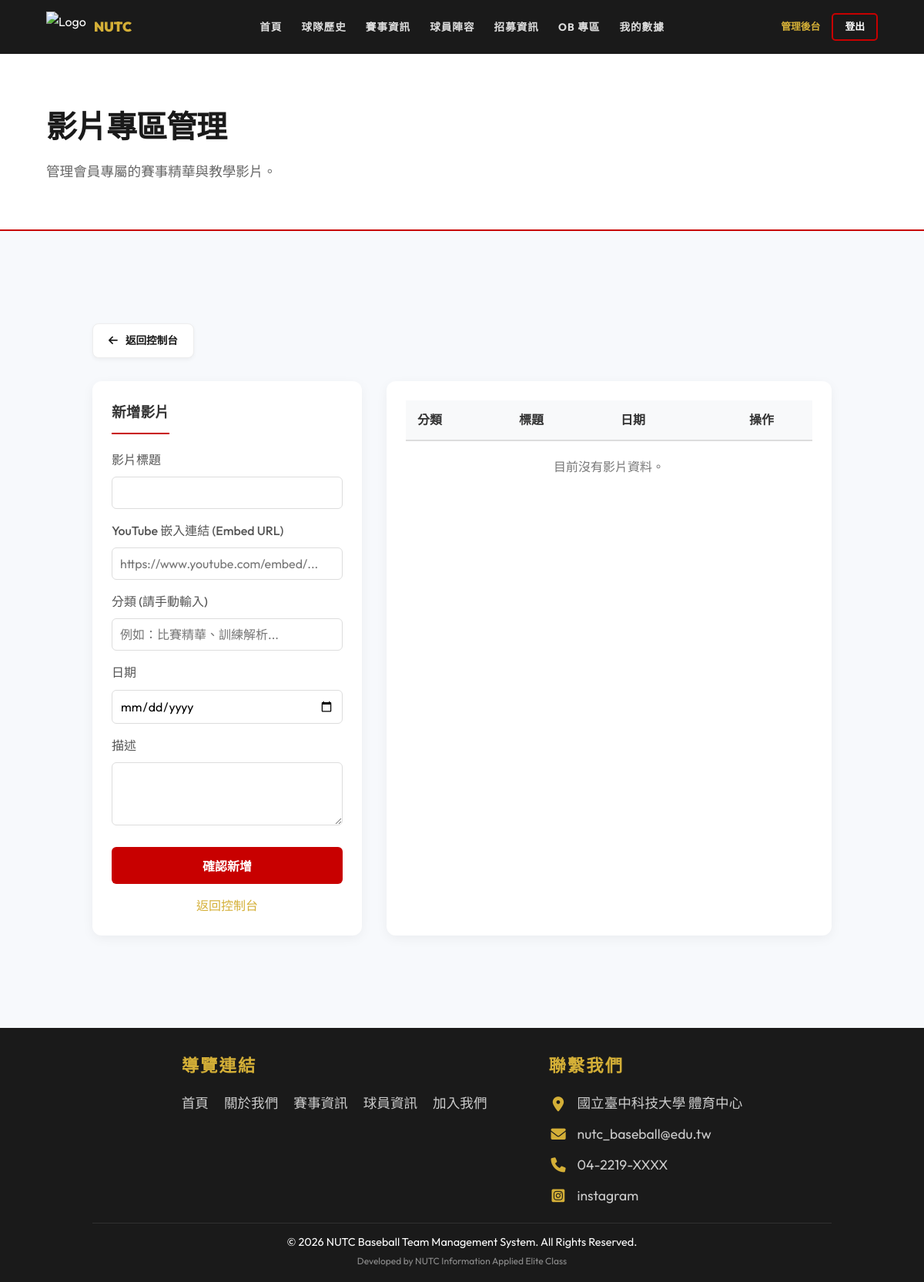
/admin_videos.php (signed in), run on an earlier commit of the app's database.
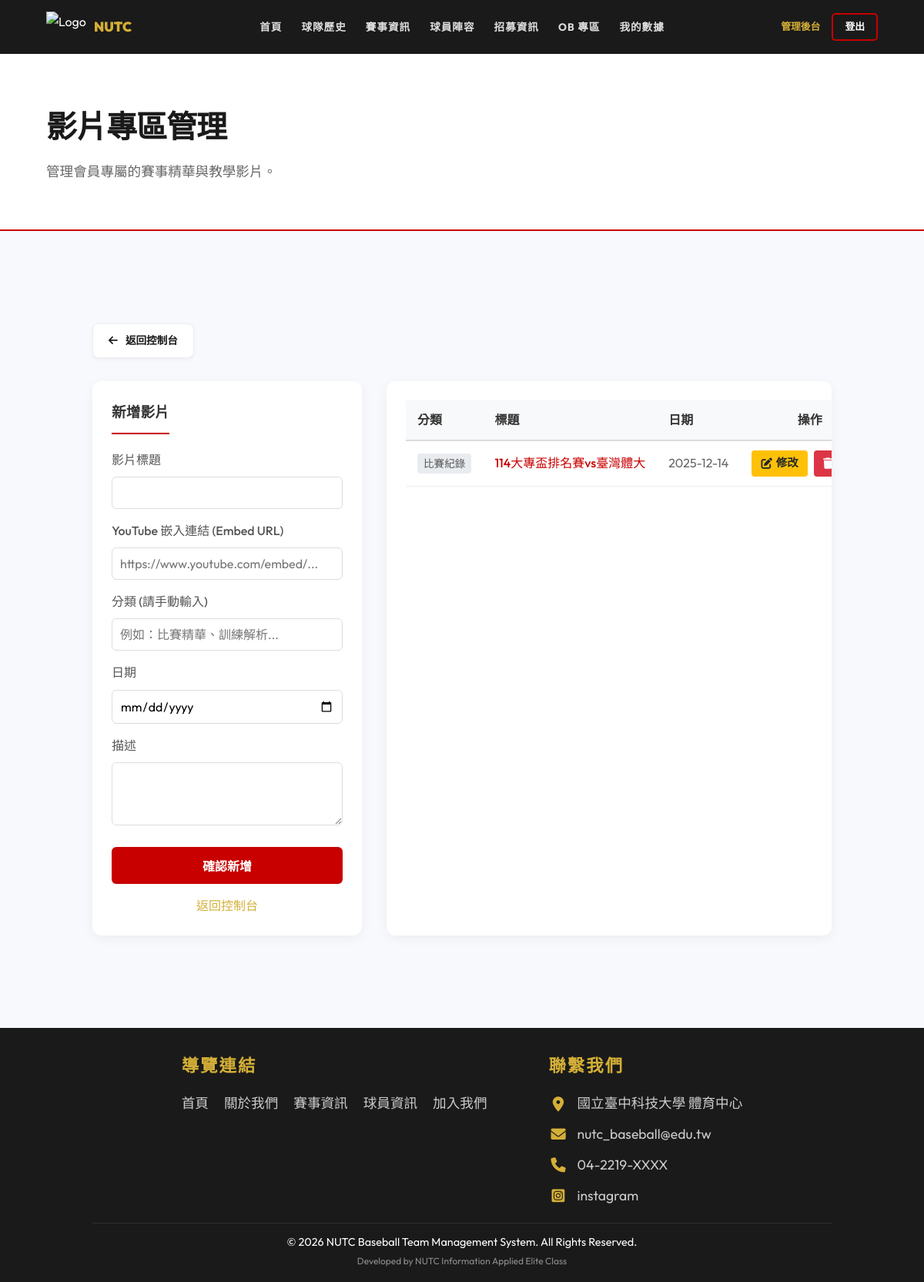
And on a later commit of the database.
### tables this page shows
CREATE TABLE `contact_us` (
  `id` int(11) NOT NULL,
  `icon_class` varchar(50) NOT NULL,
  `content_text` varchar(255) NOT NULL
);

CREATE TABLE `video` (
  `Video_id` int(11) NOT NULL COMMENT '影片唯一識別碼',
  `Team_Id` int(11) DEFAULT NULL COMMENT '關聯 Team.team_Id',
  `title` varchar(255) DEFAULT NULL COMMENT '影片標題',
  `description` text DEFAULT NULL COMMENT '描述',
  `url` varchar(255) DEFAULT NULL COMMENT 'YouTube 影片連結',
  `date` date DEFAULT NULL COMMENT '日期',
  `category` varchar(100) DEFAULT NULL COMMENT '分類'
);

### includes/Database.php (called while the page is built, shortened)
<?php
class Database {
    private $pdo;
    public function __construct() {
        $host = 'localhost';
        $db   = 'baseball_web';
        $user = 'root';
        $pass = '';
        $charset = 'utf8mb4';
        $dsn = "mysql:host=$host;port=3306;dbname=$db;charset=$charset";
        $options = [
            PDO::ATTR_ERRMODE            => PDO::ERRMODE_EXCEPTION,
            PDO::ATTR_DEFAULT_FETCH_MODE => PDO::FETCH_ASSOC,
            PDO::ATTR_EMULATE_PREPARES   => false,
        ];
        try {
            $this->pdo = new PDO($dsn, $user, $pass, $options);
        } catch (\PDOException $e) {
            throw new \PDOException($e->getMessage(), (int)$e->getCode());
        }
    }
    public function getAll($table) {
        $stmt = $this->pdo->query("SELECT * FROM `$table`");
        return $stmt->fetchAll();
    }
}

### includes/config.php (called while the page is built, shortened)
<?php
require_once 'Database.php';
$db = new Database();

### admin_videos.php (the view, shortened to what the changed rows need)
<?php
require_once 'includes/header.php';
$videos = $db->getAll('video');
?>
<div class="page-header">
    <h1>影片專區管理</h1>
</div>
<section>
    <div class="container">
        <div class="admin-players-layout" style="display: grid; grid-template-columns: 350px 1fr; gap: 2rem;">
            <div class="admin-list-card" style="background: white; border-radius: 12px; padding: 25px; box-shadow: 0 4px 15px rgba(0,0,0,0.05); overflow-x: auto;">
                <table class="admin-table" style="width: 100%; border-collapse: collapse;">
                    <thead>
                        <tr style="background: #f8f9fa; border-bottom: 2px solid #ddd;">
                            <th style="padding: 12px 15px; text-align: left; color: #333;">分類</th>
                            <th style="padding: 12px 15px; text-align: left; color: #333;">標題</th>
                            <th style="padding: 12px 15px; text-align: left; color: #333;">日期</th>
                            <th style="padding: 12px 15px; text-align: center; color: #333;">操作</th>
                        </tr>
                    </thead>
                    <tbody>
                        <?php if (empty($videos)): ?>
                        <tr>
                            <td colspan="4" style="padding: 20px; text-align: center; color: #777;">目前沒有影片資料。</td>
                        </tr>
                        <?php else: ?>
                            <?php foreach ($videos as $v): ?>
                                <tr style="border-bottom: 1px solid #eee; transition: background 0.3s; /* hover: background: #fdfdfd; */">
                                    <td style="padding: 12px 15px;"><span style="background: #e9ecef; padding: 4px 8px; border-radius: 4px; font-size: 0.85em; color: #555;"><?= htmlspecialchars($v['category']) ?></span></td>
                                    <td style="padding: 12px 15px; font-weight: 500; color: var(--primary);"><?= htmlspecialchars($v['title']) ?></td>
                                    <td style="padding: 12px 15px; color: #666;"><?= htmlspecialchars($v['date']) ?></td>
                                    <td style="padding: 12px 15px; text-align: center; white-space: nowrap;">
                                        <a href="admin_videos.php?edit_id=<?= $v['Video_id'] ?>" class="admin-action-btn admin-btn-edit"><i class="fas fa-edit"></i> 修改</a>
                                        <form method="POST" style="display: inline;" onsubmit="return confirm('確定要刪除這部影片嗎？')">
                                            <button type="submit" name="delete" class="admin-action-btn admin-btn-delete"><i class="fas fa-trash"></i> 刪除</button>
                                        </form>
                                    </td>
                                </tr>
                            <?php endforeach; ?>
                        <?php endif; ?>
                    </tbody>
                </table>
            </div>
        </div>
    </div>
</section>
<?php require_once 'includes/footer.php'; ?>

### includes/footer.php (shortened to what the changed rows need)
<?php
$contactInfos = $db->getAll('contact_us');
?>
<footer>
    <div class="footer-content" style="display: flex; justify-content: center; align-items: flex-start; gap: 80px; max-width: 900px; margin: 0 auto; margin-bottom: 20px;">
        <div class="footer-section">
            <div style="display: flex; flex-direction: column; gap: 10px;">
                <?php if (empty($contactInfos)): ?>
                    <p style="color: #888;">尚未設定聯絡資訊</p>
                <?php else: ?>
                    <?php foreach ($contactInfos as $c): ?>
                        <p style="margin: 0; font-size: 1.1rem; color: #ccc; display: flex; align-items: center; gap: 12px;">
                            <i class="<?= htmlspecialchars($c['icon_class']) ?>" style="color: var(--secondary); font-size: 1.2rem; width: 25px; text-align: center;"></i>
                            <?php if (!empty($c['link'])): ?>
                                <a href="<?= htmlspecialchars($c['link']) ?>" target="_blank" style="color: #ccc; text-decoration: none; transition: color 0.3s;"><?= htmlspecialchars($c['content_text']) ?></a>
                            <?php else: ?>
                                <span><?= htmlspecialchars($c['content_text']) ?></span>
                            <?php endif; ?>
                        </p>
                    <?php endforeach; ?>
                <?php endif; ?>
            </div>
        </div>
    </div>
</footer>
</body>
</html>

What changed in the data, as far as the page shows it:
added video: category "比賽紀錄", title "114大專盃排名賽vs臺灣體大", date "2025-12-14"
Also different on the page:
text no longer shown: "目前沒有影片資料。"
